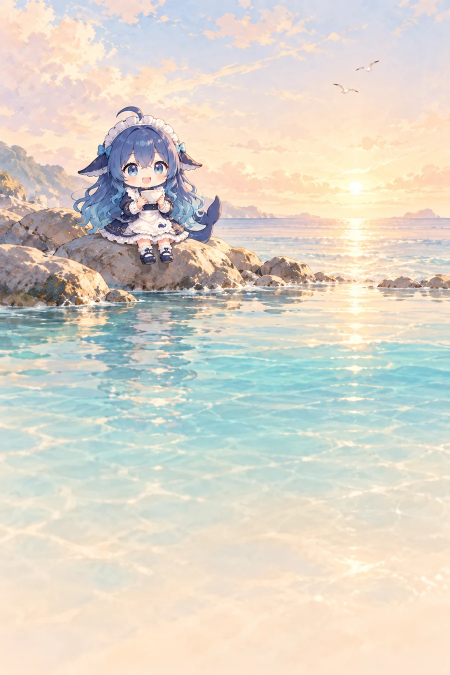
#> input picture card_assets/feed/bg1.webp, 900 x 1350 px (shown at 1/2 size); its folder holds only this picture in this run
$ python -i card_fx.py   (imports and definitions only)
#> lines starting #> are read from the running program, lines starting #| are printed output that depends on the picture
#> further down, picture is the input picture: PIL image 900x1350 RGB; mean R, G, B 217.7, 212, 200.5
"""投喂過的人的印象卡（10-26）：整張是一幅小肥魚的背景畫，下半一塊霧面玻璃放資料，中間圓形頭像，名字用襯線體。

五檔不靠堆特效分高低，靠背景和材質（上半只放畫，不壓字；資料都在玻璃上）：
1 清晨浅滩・象牙白圈
2 月下海面・深色玻璃、銀圈
3 浅海光束・珍珠圈
4 黄昏金海・香檳金圈、金色細框、金字名字，卡上慢慢掃過一道光（動圖）
5 深海星河・深色玻璃、金圈金字，掃光，背景裡幾點光慢慢往上飄（動圖）

背景是生圖畫的（card_assets/feed/bg1～5.webp，用漫畫插件那套生圖設定＋小肥魚參考圖），可以換成自己的；
沒有這張圖就用這一檔的漸變代替。檔位的金額和名字在 bond 設定 feed_tiers，這裡只按第幾檔畫。

專屬背景（own_bgs）：某個人單獨放一張直式的畫（bond 資料目錄 card_bg/<QQ>.webp|png|jpg），TA 的卡就用這張，
材質是香檳金（OWN），玻璃亮暗看畫的下半截；投喂過的照樣標檔位、四檔起照樣掃光。
"""
import math
import random
from pathlib import Path

from PIL import Image, ImageChops, ImageDraw, ImageFilter, ImageFont

from . import card_emoji as emo

HERE = Path(__file__).parent / "card_assets"
BG_DIR = HERE / "feed"
ANIMATED = 4  # 這一檔起發動圖（QQ 裡 GIF 會動）
MAX_TIER = 5
ROMAN = ("", "Ⅰ", "Ⅱ", "Ⅲ", "Ⅳ", "Ⅴ")
LOOK = {  # 發完卡告訴〈我〉這張長什麼樣（給模型看，簡體）
    1: "背景是清晨浅滩上的本鱼，象牙白的头像圈",
    2: "背景是月光下的海面，深色玻璃、银色的头像圈",
    3: "背景是浅海里的光束，珍珠色的头像圈",
    4: "背景是黄昏的金色大海，香槟金的头像圈和细框、金字名字，卡上会慢慢扫过一道光（动图）",
    5: "背景是深海星河，深色玻璃配金色，卡上会扫过一道光、背景里有光点往上飘（动图）",
}

# 每一檔：頭像圈的材質、細框、名字、玻璃（亮／暗）、沒背景圖時的漸變
STYLE = {
    1: {"ring": ["#fffdf7", "#e9dcc0", "#fffaf0", "#d8c6a0"], "line": (255, 255, 255, 150), "dark": False,
        "accent": "#b89a5e", "fallback": ["#f7e9d4", "#cfe6ea", "#eef3f2"]},
    2: {"ring": ["#f7f9fc", "#a9b3c4", "#eef2f7", "#8b96aa"], "line": (220, 228, 240, 150), "dark": True,
        "accent": "#d5dbe6", "fallback": ["#3b4a6b", "#8ea0bd", "#dfe5ee"]},
    3: {"ring": ["#fbf6ff", "#d7e9f6", "#f8e7f0", "#dcefe9", "#c9cfdc"], "line": (255, 255, 255, 160), "dark": False,
        "accent": "#8fa6c9", "fallback": ["#7fc4d8", "#cde8ee", "#eef6f7"]},
    4: {"ring": ["#fbefd2", "#c49a50", "#fff5dc", "#a37a35"], "line": (226, 194, 128, 210), "dark": False,
        "accent": "#b48a3e", "name": ["#7a5a22", "#b08a45", "#6e501c"], "fallback": ["#e7b56c", "#f3dcb0", "#f7efe1"]},
    5: {"ring": ["#fff1cf", "#d2a85a", "#fff8e6", "#b0853b"], "line": (226, 194, 128, 220), "dark": True,
        "accent": "#e6c27a", "name": ["#fff4d6", "#e6c27a", "#fbe6b3"], "fallback": ["#0b1030", "#1c2a63", "#101633"]},
}
OWN = {"ring": STYLE[4]["ring"], "line": STYLE[4]["line"], "dark": False, "accent": "#a8803a",
       "name": STYLE[4]["name"], "fallback": STYLE[4]["fallback"]}  # 專屬背景：香檳金；深色玻璃時換成第五檔的金
OWN_DARK = {**OWN, "dark": True, "accent": STYLE[5]["accent"], "name": STYLE[5]["name"]}
LIGHT = {"ink": "#1f2540", "soft": "#5f6886", "faint": "#949bb3", "rule": (31, 37, 64, 34), "glass": (255, 255, 255, 178)}
DARK = {"ink": "#f3f1ea", "soft": "#c3c7d8", "faint": "#8d94b3", "rule": (255, 255, 255, 40), "glass": (12, 17, 44, 150)}


def _rgb(h: str):
    h = h.lstrip("#")
    return tuple(int(h[i:i + 2], 16) for i in (0, 2, 4))


def _mix(a, b, k: float):
    return tuple(int(p + (q - p) * k) for p, q in zip(_rgb(a), _rgb(b)))


# [35 lines left out: functions gradient, cover, background, not called in this run]


def tone(im: Image.Image) -> dict:
    """畫的下半截（玻璃底下那塊）偏暗就配深色玻璃；deep 是畫最底下的顏色（面板的卡比畫長時拿來墊底）"""
    im = im.convert("RGB")
    w, h = im.size
#> w = 900; h = 1350
    low = im.crop((0, int(h * 0.45), w, int(h * 0.95))).convert("L").resize((48, 48), Image.BOX)
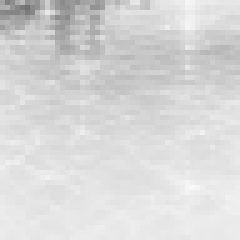
#> low: PIL image 48x48 L (shown 5 times larger); min 112, max 247, mean 215.9
    lum = sum(low.getdata()) / (48 * 48)
#> lum = 215.9
    r, g, b = im.crop((0, int(h * 0.8), w, h)).resize((1, 1), Image.BOX).getpixel((0, 0))
#> r = 248; g = 228; b = 206
    return {"dark": lum < 140, "deep": f"#{r:02x}{g:02x}{b:02x}"}


_TONE: dict = {}


# [72 lines left out: functions own_bgs, round_mask, circle_mask, glass, ring, not called in this run]


def serif_text(card: Image.Image, xy, text: str, font, fill, anchor="ms", tracking: float = 0):
    """寫字；tracking 是字距（像素），襯線字配一點字距才顯得疏朗。表情照樣畫（card_emoji）"""
    emo.draw(ImageDraw.Draw(card), xy, text, font, fill, anchor, tracking)  # card 是透明的那層（見 card_img），直接畫


# [67 lines left out: functions foil_text, sheen, motes, not called in this run]


_SERIF_IDX: dict = {}


# [25 lines left out: function serif, not called in this run]

>>> from PIL import Image
>>> picture = Image.open('card_assets/feed/bg1.webp')
>>> result = tone(picture)
#> result = {'dark': False, 'deep': '#f8e4ce'}

$ run again, on card_assets/feed/bg2.webp
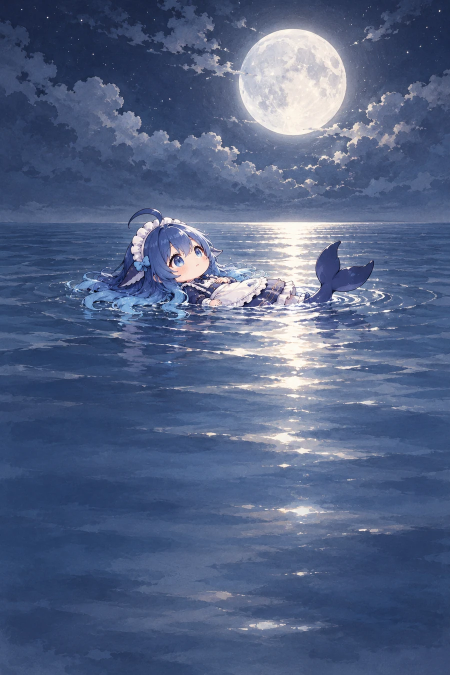
#> input picture card_assets/feed/bg2.webp, 900 x 1350 px (shown at 1/2 size)
#> picture is the input picture: PIL image 900x1350 RGB; mean R, G, B 83.1, 98.5, 131.9
#> in tone, `low = im.crop((0, int(h * 0.45), w, int(h * 0.95))).convert("L").resiz..`:
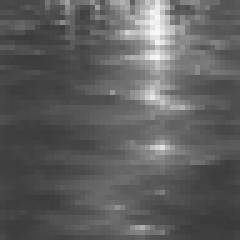
#> low: PIL image 48x48 L (shown 5 times larger); min 57, max 248, mean 94.1
#> lum = 94.1
#> r = 61; g = 80; b = 117
#> result = {'dark': True, 'deep': '#3d5075'}

$ run again, on card_assets/feed/bg3.webp
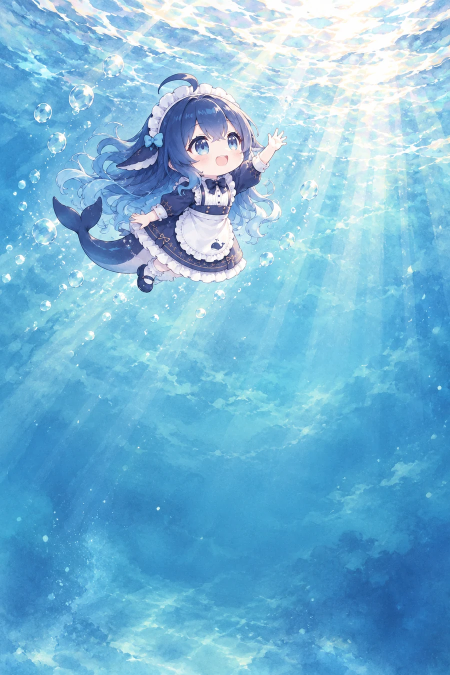
#> input picture card_assets/feed/bg3.webp, 900 x 1350 px (shown at 1/2 size)
#> picture is the input picture: PIL image 900x1350 RGB; mean R, G, B 118.7, 181.8, 215.1
#> in tone, `low = im.crop((0, int(h * 0.45), w, int(h * 0.95))).convert("L").resiz..`:
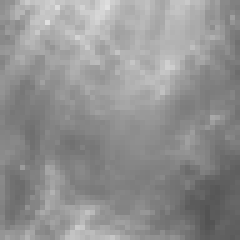
#> low: PIL image 48x48 L (shown 5 times larger); min 83, max 225, mean 145.2
#> lum = 145.2
#> r = 77; g = 156; b = 201
#> result = {'dark': False, 'deep': '#4d9cc9'}

$ run again, on card_assets/feed/bg4.webp
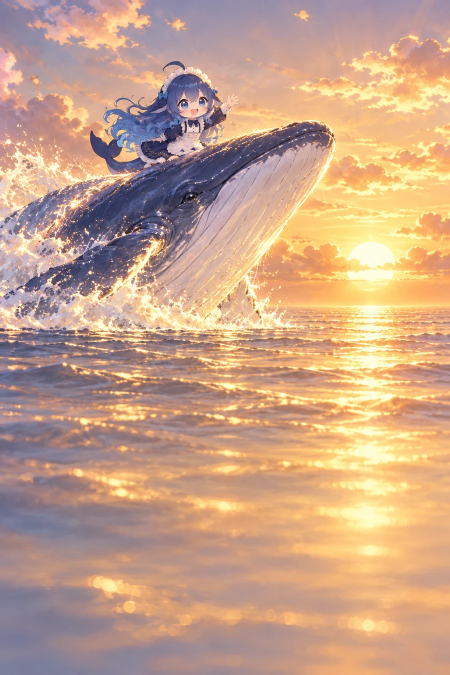
#> input picture card_assets/feed/bg4.webp, 900 x 1350 px (shown at 1/2 size)
#> picture is the input picture: PIL image 900x1350 RGB; mean R, G, B 199.9, 162.9, 137.7
#> in tone, `low = im.crop((0, int(h * 0.45), w, int(h * 0.95))).convert("L").resiz..`:
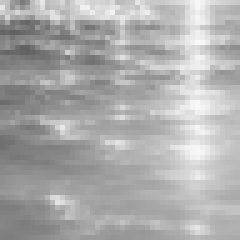
#> low: PIL image 48x48 L (shown 5 times larger); min 97, max 249, mean 171.9
#> lum = 171.9
#> r = 194; g = 154; b = 133
#> result = {'dark': False, 'deep': '#c29a85'}
